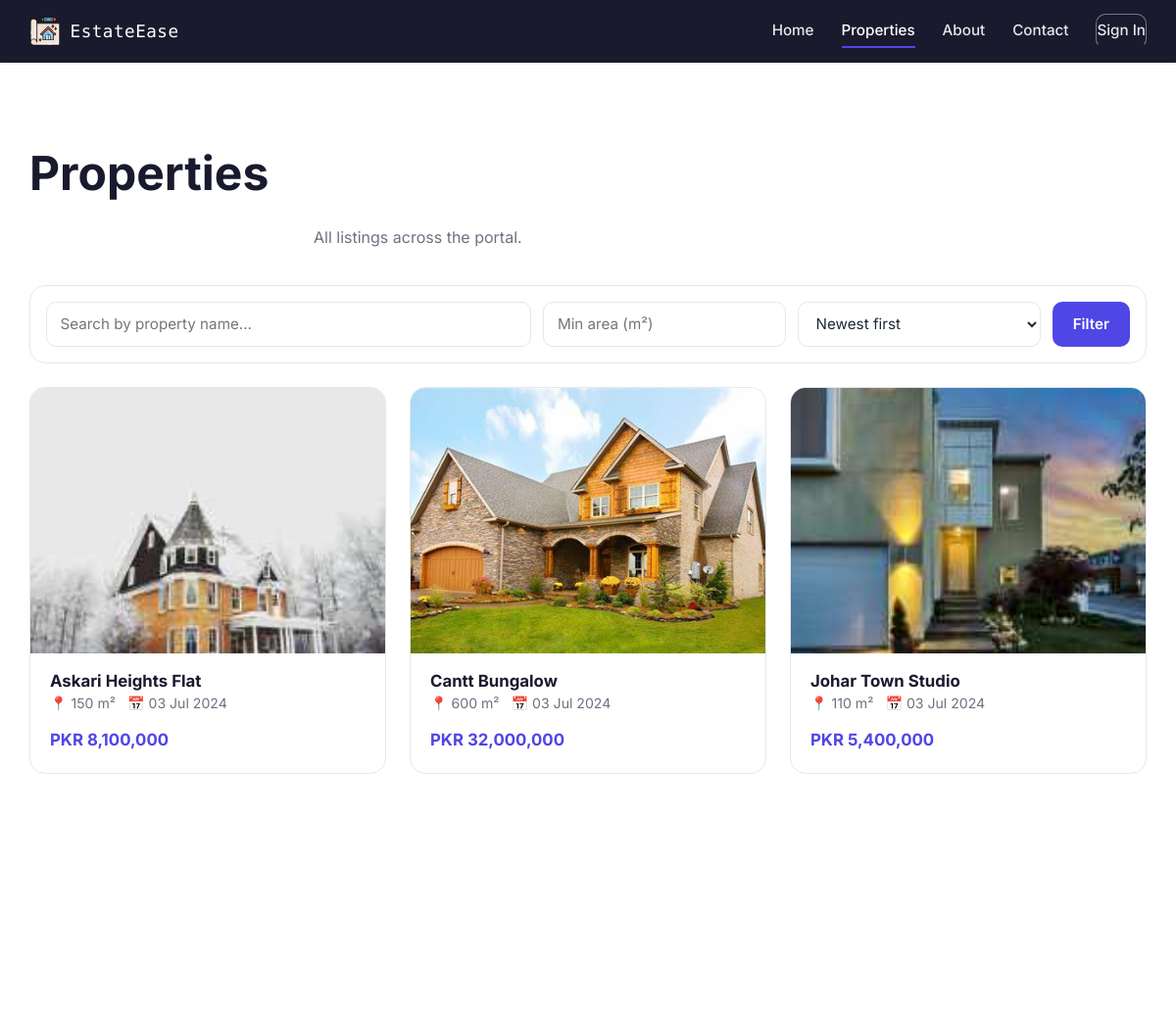
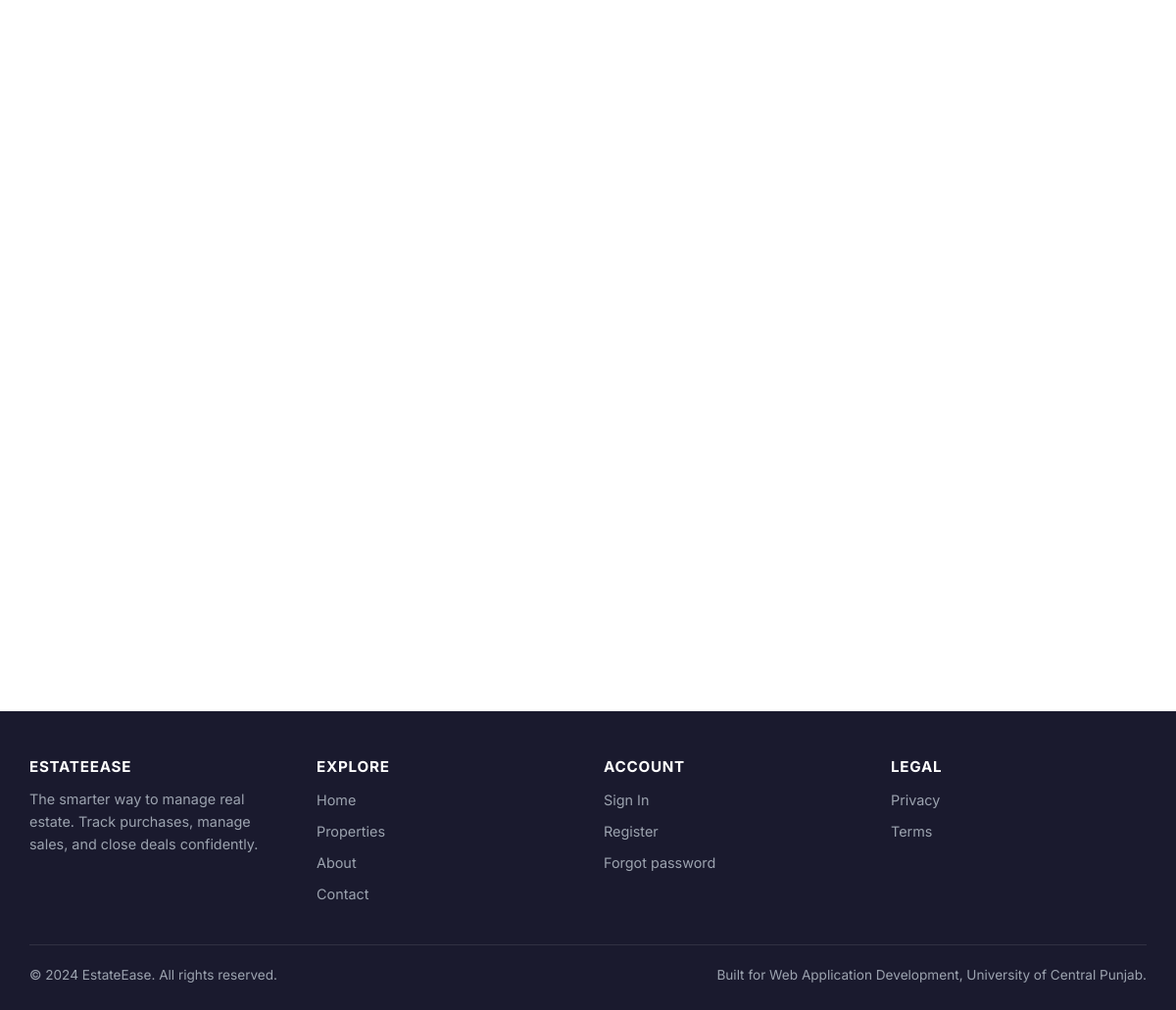
The page /app/properties.php on the database its author committed (2 pictures, top to bottom).
### tables this page shows
CREATE TABLE purchase (
    id             INT UNSIGNED        NOT NULL AUTO_INCREMENT,
    user_id        INT UNSIGNED        NOT NULL,
    name           VARCHAR(120)        NOT NULL,
    total_amount   DECIMAL(14, 2)      NOT NULL,
    area_sqm       INT UNSIGNED        NOT NULL,
    purchase_date  DATE                NOT NULL,
    photo          VARCHAR(255)        DEFAULT NULL,
    created_at     TIMESTAMP           NOT NULL DEFAULT CURRENT_TIMESTAMP,

    PRIMARY KEY (id),
    KEY idx_purchase_user (user_id),
    KEY idx_purchase_date (purchase_date),

    CONSTRAINT fk_purchase_user
        FOREIGN KEY (user_id) REFERENCES users (id)
        ON DELETE CASCADE ON UPDATE CASCADE,

    CONSTRAINT chk_purchase_amount CHECK (total_amount > 0),
    CONSTRAINT chk_purchase_area   CHECK (area_sqm     > 0)
);

### app/includes/helpers.php (called while the page is built, shortened)
<?php
function e(?string $value): string
{
    return htmlspecialchars((string) $value, ENT_QUOTES | ENT_SUBSTITUTE, 'UTF-8');
}
function format_money(int|float $amount, string $currency = 'PKR'): string
{
    return $currency . ' ' . number_format((float) $amount, 0);
}
function format_date(string $dateString): string
{
    $time = strtotime($dateString);
    return $time ? date('d M Y', $time) : $dateString;
}

### app/includes/db.php (called while the page is built, shortened)
<?php
function db(): PDO
{
    static $pdo = null;
    $dsn = sprintf(
        'mysql:host=%s;port=%s;dbname=%s;charset=utf8mb4',
        DB_HOST,
        DB_PORT,
        DB_NAME
    );
    $options = [
        PDO::ATTR_ERRMODE            => PDO::ERRMODE_EXCEPTION,
        PDO::ATTR_DEFAULT_FETCH_MODE => PDO::FETCH_ASSOC,
        PDO::ATTR_EMULATE_PREPARES   => false,
    ];
    try {
        $pdo = new PDO($dsn, DB_USER, DB_PASS, $options);
    } catch (PDOException $e) {
        error_log('DB connection failed: ' . $e->getMessage());
        http_response_code(503);
        die('Database unavailable. Check app/includes/config.php credentials.');
    }
    return $pdo;
}
function db_fetch_all(string $sql, array $params = []): array
{
    $stmt = db()->prepare($sql);
    $stmt->execute($params);
    return $stmt->fetchAll();
}

### app/properties.php (the view, shortened to what this page needs)
<?php
$scope     = $_GET['scope'] ?? 'all';
$search    = trim((string) ($_GET['q'] ?? ''));
$minArea   = (int) ($_GET['min_area'] ?? 0);
$sort      = $_GET['sort'] ?? 'recent';
$params  = [];
$sortSql = match ($sort) {
    'price_asc'  => 'total_amount ASC',
    'price_desc' => 'total_amount DESC',
    'area_desc'  => 'area_sqm DESC',
    default       => 'id DESC',
};
$sql = 'SELECT id, name, area_sqm, total_amount, photo, created_at FROM purchase';
$sql .= ' ORDER BY ' . $sortSql . ' LIMIT 60';
try {
    $rows = db_fetch_all($sql, $params);
} catch (Throwable $e) {
    $rows = [];
    flash_set('error', 'Could not load properties. Did you run database/schema.sql?');
}
include __DIR__ . '/includes/header.php';
?>
<section class="section">
    <div class="container">
        <div class="section-heading section-heading--left">
            <h1>Properties</h1>
            <p><?= $scope === 'mine' ? 'Your personal portfolio.' : 'All listings across the portal.' ?></p>
        </div>
        <form class="filter-bar" method="get" action="properties.php">
            <input class="form__input" type="search" name="q" placeholder="Search by property name..."
                   value="<?= e($search) ?>">
            <input class="form__input" type="number" name="min_area" placeholder="Min area (m&#178;)"
                   value="<?= $minArea > 0 ? (int) $minArea : '' ?>">
            <select class="form__select" name="sort">
                <option value="recent"     <?= $sort === 'recent'     ? 'selected' : '' ?>>Newest first</option>
            </select>
            <button class="btn btn--primary" type="submit">Filter</button>
        </form>
        <?php if (!$rows): ?>
            <div class="empty-state">
                <p>No properties matched your filters.</p>
                <?php if (is_logged_in()): ?>
                    <a class="btn btn--primary mt-2" href="add_purchase.php">Add your first property</a>
                <?php else: ?>
                    <a class="btn btn--primary mt-2" href="signup.php">Create an account to add listings</a>
                <?php endif; ?>
            </div>
        <?php else: ?>
            <div class="grid grid--cards">
                <?php foreach ($rows as $row): ?>
                    <article class="card">
                        <div class="card__media">
                            <?php $photo = $row['photo'] ? UPLOAD_URL . '/' . e($row['photo']) : 'assets/images/placeholder.svg'; ?>
                            <img src="<?= $photo ?>" alt="<?= e($row['name']) ?>" loading="lazy">
                        </div>
                        <div class="card__body">
                            <h3 class="card__title"><?= e($row['name']) ?></h3>
                            <div class="card__meta">
                                <span>&#128205; <?= (int) $row['area_sqm'] ?> m&#178;</span>
                                <span>&#128197; <?= e(format_date($row['created_at'])) ?></span>
                            </div>
                            <div class="card__price"><?= e(format_money((float) $row['total_amount'])) ?></div>
                        </div>
                    </article>
                <?php endforeach; ?>
            </div>
        <?php endif; ?>
    </div>
</section>
<?php include __DIR__ . '/includes/footer.php'; ?>

### app/assets/css/styles.css (style rules this page uses)
:root { --color-primary: #1a1a2e; --color-primary-700: #16213e; --color-primary-600: #0f3460; --color-accent: #4f46e5; --color-accent-hover: #3c35b5; --color-text: #1f2937; --color-text-muted: #6b7280; --color-bg: #ffffff; --color-bg-subtle: #f8fafc; --color-border: #e5e7eb; --color-success: #10b981; --color-warning: #f59e0b; --color-danger: #ef4444; --radius-sm: 6px; --radius: 10px; --radius-lg: 16px; --shadow-sm: 0 1px 2px rgba(0, 0, 0, 0.04); --shadow: 0 4px 12px rgba(0, 0, 0, 0.08); --shadow-lg: 0 12px 32px rgba(0, 0, 0, 0.12); --max-width: 1180px; --font-body: "Inter", system-ui, -apple-system, "Segoe UI", Roboto, sans-serif; --font-display: "Nova Mono", "Courier New", monospace; --transition-fast: 150ms ease; --transition: 250ms ease; }
*, *::before, *::after { box-sizing: border-box; }
html { scroll-behavior: smooth; }
body { margin: 0; font-family: var(--font-body); color: var(--color-text); background: var(--color-bg); line-height: 1.6; -webkit-font-smoothing: antialiased; }
img { max-width: 100%; display: block; }
h1, h2, h3, h4 { margin: 0 0 0.5em; color: var(--color-primary); line-height: 1.2; }
h1 { font-size: clamp(2rem, 4vw, 3rem); }
h3 { font-size: 1.25rem; }
p { margin: 0 0 1em; }
.container { width: 100%; max-width: var(--max-width); margin: 0 auto; padding: 0 1.25rem; }
.section { padding: 4rem 0; }
.grid { display: grid; gap: 1.5rem; }
.grid--cards { grid-template-columns: repeat(auto-fill, minmax(280px, 1fr)); }
.btn { display: inline-flex; align-items: center; justify-content: center; gap: 0.5rem; padding: 0.7rem 1.25rem; border-radius: var(--radius); border: 1px solid transparent; font-weight: 600; font-size: 0.95rem; cursor: pointer; transition: background var(--transition), color var(--transition), transform var(--transition-fast), box-shadow var(--transition); text-decoration: none; font-family: inherit; }
.btn--primary { background: var(--color-accent); color: #fff; }
.card { background: var(--color-bg); border: 1px solid var(--color-border); border-radius: var(--radius-lg); overflow: hidden; transition: transform var(--transition), box-shadow var(--transition); display: flex; flex-direction: column; }
.card__media { aspect-ratio: 4 / 3; background: var(--color-bg-subtle); overflow: hidden; }
.card__media img { width: 100%; height: 100%; object-fit: cover; transition: transform var(--transition); }
.card__body { padding: 1.1rem 1.25rem 1.25rem; flex: 1; display: flex; flex-direction: column; }
.card__title { font-size: 1.05rem; color: var(--color-primary); margin-bottom: 0.15rem; }
.card__meta { color: var(--color-text-muted); font-size: 0.88rem; margin-bottom: 0.75rem; display: flex; gap: 0.75rem; flex-wrap: wrap; }
.card__meta span { display: inline-flex; align-items: center; gap: 0.25rem; }
.card__price { font-weight: 700; color: var(--color-accent); font-size: 1.05rem; margin-top: auto; }
.form__input, .form__textarea, .form__select { width: 100%; padding: 0.7rem 0.85rem; border: 1px solid var(--color-border); border-radius: var(--radius); font-size: 0.95rem; background: var(--color-bg); color: var(--color-text); font-family: inherit; transition: border-color var(--transition-fast), box-shadow var(--transition-fast); }
.filter-bar { display: grid; grid-template-columns: 2fr 1fr 1fr auto; gap: 0.75rem; background: var(--color-bg); padding: 1rem; border-radius: var(--radius-lg); border: 1px solid var(--color-border); margin-bottom: 1.5rem; }
.section-heading { text-align: center; margin-bottom: 2.25rem; }
.section-heading p { color: var(--color-text-muted); max-width: 560px; margin: 0 auto; }
.section-heading--left { text-align: left; }

### rows shown on the page
purchase: photo (picture), name "Askari Heights Flat", area_sqm "150", created_at "03 Jul 2024", total_amount "PKR 8,100,000"
purchase: photo (picture), name "Cantt Bungalow", area_sqm "600", created_at "03 Jul 2024", total_amount "PKR 32,000,000"
purchase: photo (picture), name "Johar Town Studio", area_sqm "110", created_at "03 Jul 2024", total_amount "PKR 5,400,000"

### other values the page prints
APP_NAME "EstateEase"
APP_NAME "ESTATEEASE"
APP_TAGLINE "The smarter way to manage real estate"
